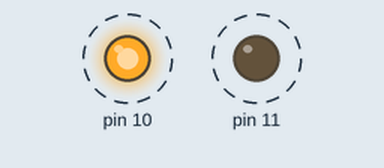
Recording of a sketch running on a simulated Arduino Uno, built with avr-gcc and run on an emulated ATmega328P. Shown: output pins drawn as LEDs (lit = HIGH). Dashed ring = blinking.

Above: at 0.5 s.
Timing chart, 0 to 4.6 s (numbered marks = the images above):
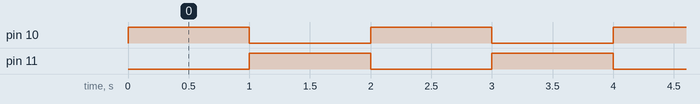

The sketch:

sketch_oct25a.ino
```cpp
#define limiar 250

void setup() {
  pinMode(11, OUTPUT);
  pinMode(10, OUTPUT);
}

void loop() {
  digitalWrite(10, HIGH);
  digitalWrite(11, LOW);
  delay(1000);
  digitalWrite(10, LOW);
  digitalWrite(11, HIGH);
  delay(1000);
}
```

Measured:
- by itself, pin 10, pin 11: alternates HIGH for 1.0 s and LOW for 1.0 s
